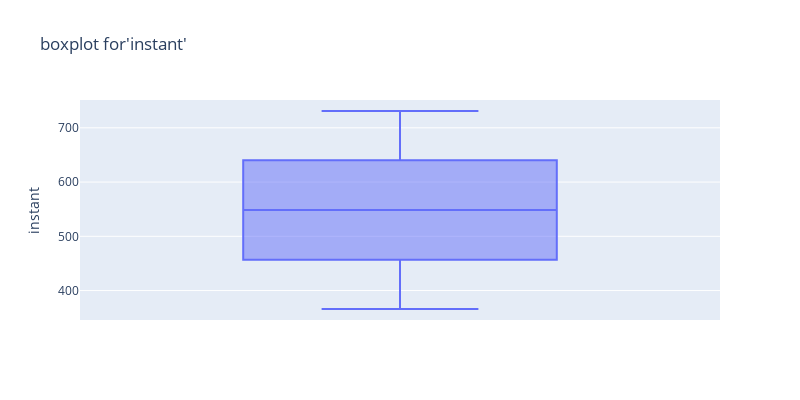
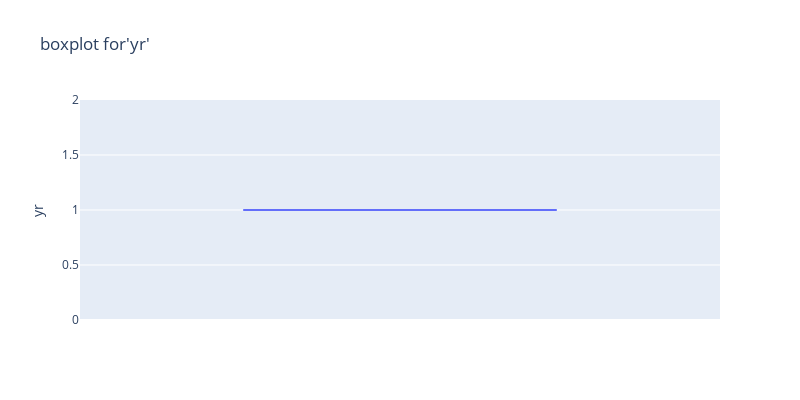
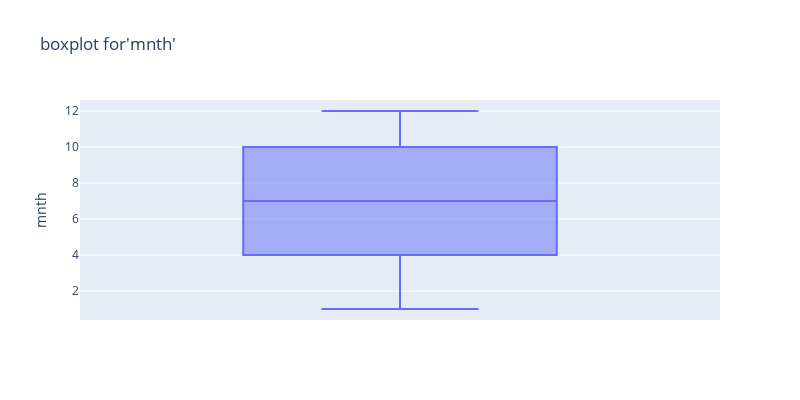
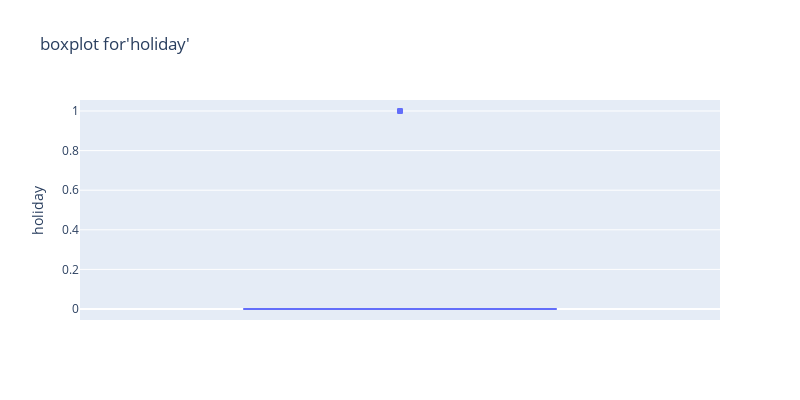

These figures' notebook cell, in order:
### Code cell
import plotly.express as px
for column in bike_day_df_2012.select_dtypes(include=['float64', 'int64']).columns:  
    fig= px.box(bike_day_df_2012, y=bike_day_df_2012[column],title=f"boxplot for'{column}'",width=800, height=400)
    fig.show()

### Figure 1 — Plotly figure (JSON) as saved in the notebook; plotly's stock layout.template omitted (floating-point values rounded to 4 significant figures; data arrays with more than 128 entries replaced by an {"elided": "..."} marker saying what was removed)
{"data": [{"alignmentgroup": "True", "hovertemplate": "instant=%{y}<extra></extra>", "legendgroup": "", "marker": {"color": "#636efa"}, "name": "", "notched": false, "offsetgroup": "", "orientation": "v", "showlegend": false, "type": "box", "x0": " ", "xaxis": "x", "y": {"elided": "366 int values"}, "y0": " ", "yaxis": "y"}], "layout": {"boxmode": "group", "height": 400, "legend": {"tracegroupgap": 0}, "title": {"text": "boxplot for'instant'"}, "width": 800, "xaxis": {"anchor": "y", "domain": [0, 1]}, "yaxis": {"anchor": "x", "domain": [0, 1], "title": {"text": "instant"}}}}

### Figure 2 — Plotly figure (JSON) as saved in the notebook; plotly's stock layout.template omitted (floating-point values rounded to 4 significant figures; data arrays with more than 128 entries replaced by an {"elided": "..."} marker saying what was removed)
{"data": [{"alignmentgroup": "True", "hovertemplate": "yr=%{y}<extra></extra>", "legendgroup": "", "marker": {"color": "#636efa"}, "name": "", "notched": false, "offsetgroup": "", "orientation": "v", "showlegend": false, "type": "box", "x0": " ", "xaxis": "x", "y": {"elided": "366 int values"}, "y0": " ", "yaxis": "y"}], "layout": {"boxmode": "group", "height": 400, "legend": {"tracegroupgap": 0}, "title": {"text": "boxplot for'yr'"}, "width": 800, "xaxis": {"anchor": "y", "domain": [0, 1]}, "yaxis": {"anchor": "x", "domain": [0, 1], "title": {"text": "yr"}}}}

### Figure 3 — Plotly figure (JSON) as saved in the notebook; plotly's stock layout.template omitted (floating-point values rounded to 4 significant figures; data arrays with more than 128 entries replaced by an {"elided": "..."} marker saying what was removed)
{"data": [{"alignmentgroup": "True", "hovertemplate": "mnth=%{y}<extra></extra>", "legendgroup": "", "marker": {"color": "#636efa"}, "name": "", "notched": false, "offsetgroup": "", "orientation": "v", "showlegend": false, "type": "box", "x0": " ", "xaxis": "x", "y": {"elided": "366 int values"}, "y0": " ", "yaxis": "y"}], "layout": {"boxmode": "group", "height": 400, "legend": {"tracegroupgap": 0}, "title": {"text": "boxplot for'mnth'"}, "width": 800, "xaxis": {"anchor": "y", "domain": [0, 1]}, "yaxis": {"anchor": "x", "domain": [0, 1], "title": {"text": "mnth"}}}}

### Figure 4 — Plotly figure (JSON) as saved in the notebook; plotly's stock layout.template omitted (floating-point values rounded to 4 significant figures; data arrays with more than 128 entries replaced by an {"elided": "..."} marker saying what was removed)
{"data": [{"alignmentgroup": "True", "hovertemplate": "holiday=%{y}<extra></extra>", "legendgroup": "", "marker": {"color": "#636efa"}, "name": "", "notched": false, "offsetgroup": "", "orientation": "v", "showlegend": false, "type": "box", "x0": " ", "xaxis": "x", "y": {"elided": "366 int values"}, "y0": " ", "yaxis": "y"}], "layout": {"boxmode": "group", "height": 400, "legend": {"tracegroupgap": 0}, "title": {"text": "boxplot for'holiday'"}, "width": 800, "xaxis": {"anchor": "y", "domain": [0, 1]}, "yaxis": {"anchor": "x", "domain": [0, 1], "title": {"text": "holiday"}}}}
